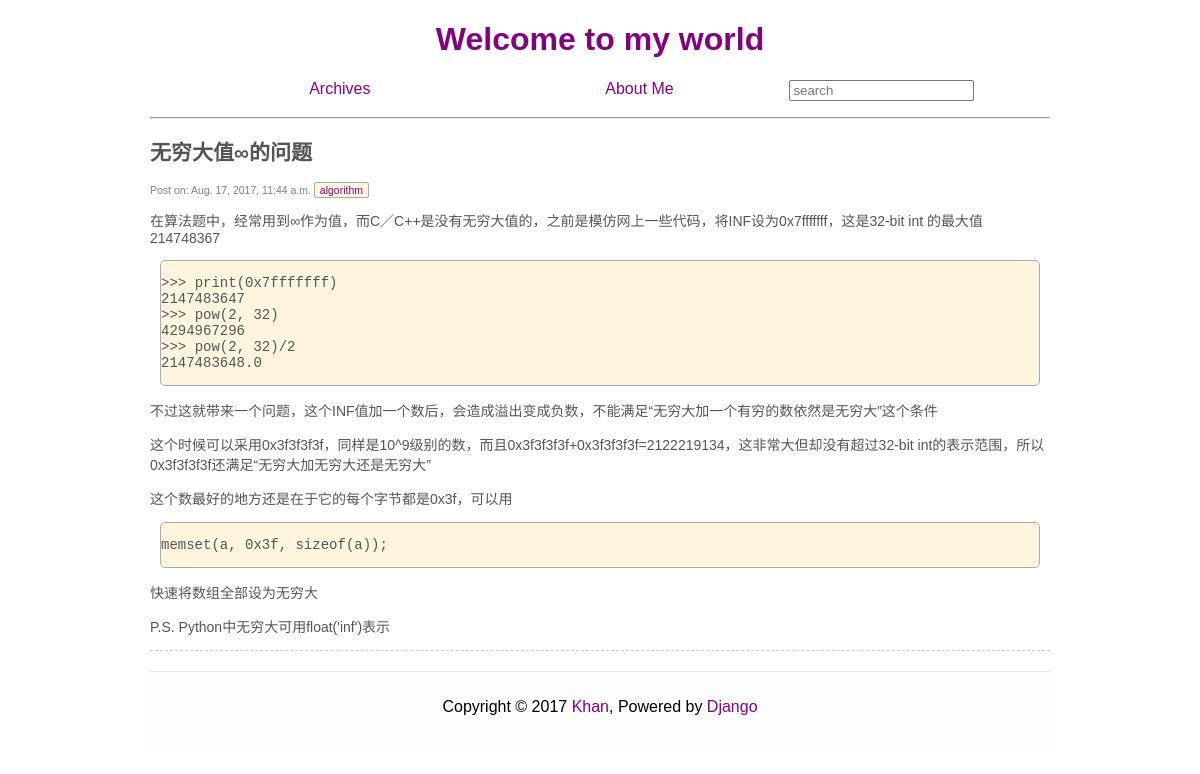
/6/, run on the app's committed database.
### article/models.py (models this page shows, shortened)
class Article(models.Model):
    title = models.CharField(max_length = 100)
    category = models.CharField(max_length = 500, blank = True)
    date_time = models.DateTimeField(auto_now_add = True)
    content = models.TextField(blank = True, null = True)
    class Meta:
        ordering = ['-date_time']

### article/views.py (the view)
# urls.py: url(r'^(?P<id>\d+)/$', views.detail, name = 'detail'),
def detail(request, id):
    try:
        post = Article.objects.get(id=str(id))
    except Article.DoesNotExist:
        raise Http404
    return render(request, 'post.html', {'post': post})

### article/templatetags/custom_markdown.py (called while the page is built)
@register.filter(is_safe=True)  #注册template filter
@stringfilter  #希望字符串作为参数
def custom_markdown(value):
    return mark_safe(markdown.markdown(value,
        extensions = ['markdown.extensions.fenced_code', 'markdown.extensions.codehilite'], safe_mode=True, enable_attributes=False))

### templates/post.html
{% extends 'base.html' %}
{% load custom_markdown %}
{% block content %}
<div>
        <section class="post">
            <header class="post-header">
                <h2 class="post-title">{{ post.title }}</h2>
                    <p class="post-meta">
                        Post on:  {{ post.date_time }}
                        <a class="post-category" href="{% url "search_tag" tag=post.category %}">
                        {{ post.category }}
                        </a>
                    </p>
            </header>
            <div class="post-description">
                    <p>
                        {{ post.content|custom_markdown }}
                    </p>
            </div>
        </section>
</div>
{% endblock %}

### article/static/style/style.css (style rules this page uses)
body { font-family: 'TeXGyreAdventor', sans-serif; }
a { text-decoration: none; background-color: transparent; }
a:link { color: purple; }
.codehilite { overflow-x: auto; background-color: #FFF5DE; border-style: solid; border-radius: 5px; border-color: #aaa; border-width: 1px; margin: 10px; }
.post { margin-bottom: 20px; border-bottom: 1px #ccc dashed; font-size: 14px; color: #555; }
.post-meta { font-size: .75em; color: #818181; }
.post-category { background-color: #FFF5DE; border-style: solid; border-radius: 2px; border-color: #aaa; border-width: 1px; padding: 1px 5px; }

### data on the page
Article: title "无穷大值∞的问题", date_time "Aug. 17, 2017, 11:44 a.m.", category "algorithm", content|custom_markdown "在算法题中，经常用到∞作为值，而C／C++是没有无穷大值的，之前是模仿网上一些代码，将INF设为0x7fffffff，这是32-bit int 的最大值214748367 >>> print ( 0x7fffffff ) 2147483647 >>> pow ( 2 , 32 ) 4294967296 >>> pow ( 2 , 32 ) / 2 2147483648.0 不过这就带来一个问题，这个INF值加一个数后，会造成溢出变成负数，不能满足“无穷大加一个有穷的数依然是无穷大”这个条件 这个时候可以采用0x3f3f3f3f，同样是10^9级别的数，而且0x3f3f3f3f+0x3f3f3f3f=2122219134，这非常大但却没有超过32-bit int的表示范围，所以0x3f3f3f3f还满足“无穷大加无穷大还是无穷大” 这个数最好的地方还是在于它的每个字节都是0x3f，可以用 memset ( a , 0x3f , sizeof ( a )); 快速将数组全部设为无穷大 P.S. Python中无穷大可用float('inf')表示"
